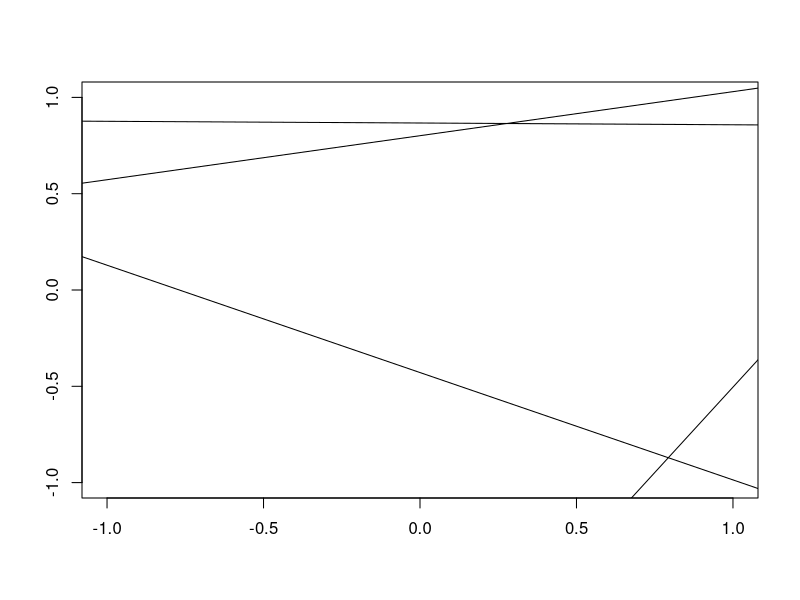
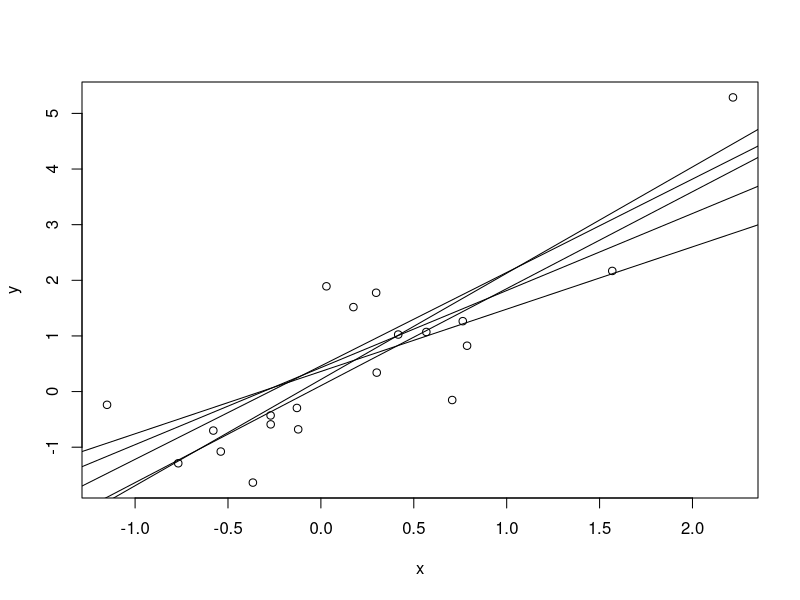

The R script that drew these images, in order: (Note: this script raises an error after producing the figures.)
## ------------------------------------------------------------------------
weight_distribution <- function(mu, S) {
  structure(list(mu = mu, S = S), class = "wdist")
}
  
prior_distribution <- function(a) {
  mu = c(0, 0)
  S = diag(1/a, nrow = 2, ncol = 2)
  weight_distribution(mu, S)
}

## ------------------------------------------------------------------------
sample_weights <- function(n, distribution) {
  MASS::mvrnorm(n = n, 
                mu = distribution$mu,
                Sigma = distribution$S)
}


## ---- sampling_prior, fig.cap="Samples from the prior of lines."---------
prior <- prior_distribution(1)
(w <- sample_weights(5, prior))

plot(c(-1, 1), c(-1, 1), type = 'n',
     xlab = '', ylab = '')
plot_lines <- function(w) {
  for (i in 1:nrow(w)) {
    abline(a = w[i, 1], b = w[i, 2])
  }
}
plot_lines(w)

## ------------------------------------------------------------------------
fit_posterior <- function(x, y, b, prior) {
  mu0 <- prior$mu
  S0 <- prior$S
  
  X <- matrix(c(rep(1, length(x)), x), ncol = 2)
  
  S <- solve(S0 + b * t(X) %*% X)
  mu <- S %*% (solve(S0) %*% mu0 + b * t(X) %*% y)
  
  weight_distribution(mu = mu, S = S)
}

## ---- sampling_posterior, fig.cap = "Samples of posterior lines."--------
x <- rnorm(20)
y <- 0.2 + 1.3 * x + rnorm(20)
plot(x, y)

posterior <- fit_posterior(x, y, 1, prior)
w <- sample_weights(5, posterior)
plot_lines(w)

## ---- echo=FALSE---------------------------------------------------------
rm(x) ; rm(y)

## ------------------------------------------------------------------------
x <- rnorm(5)
y <- 1.2 + 2 * x + rnorm(5)
model.matrix(y ~ x)

## ------------------------------------------------------------------------
d <- data.frame(x, y)

## ------------------------------------------------------------------------
model.matrix(y ~ x, data = d)

## ------------------------------------------------------------------------
model.matrix(y ~ x - 1, data = d)

## ------------------------------------------------------------------------
model.matrix(y ~ x + I(x**2), data = d)

## ------------------------------------------------------------------------
model.frame(y ~ x + I(x**2), data = d)

## ------------------------------------------------------------------------
model.response(model.frame(y ~ x + I(x**2), data = d))

## ------------------------------------------------------------------------
prior_distribution <- function(formula, a, data) {
  n <- ncol(model.matrix(formula, data = data))
  mu <- rep(0, n)
  S <- diag(1/a, nrow = n, ncol = n)
  weight_distribution(mu, S)
}

## ------------------------------------------------------------------------
fit_posterior <- function(formula, b, prior, data) {
  mu0 <- prior$mu
  S0 <- prior$S
  
  X <- model.matrix(formula, data = data)
  
  S <- solve(S0 + b * t(X) %*% X)
  mu <- S %*% (solve(S0) %*% mu0 + b * t(X) %*% y)
  
  weight_distribution(mu = mu, S = S)
}

## ------------------------------------------------------------------------
d <- {
  x <- rnorm(5)
  y <- 1.2 + 2 * x + rnorm(5)
  data.frame(x = x, y = y)
}

prior <- prior_distribution(y ~ x, 1, d)
posterior <- fit_posterior(y ~ x, 1, prior, d)
posterior

## ------------------------------------------------------------------------
prior <- prior_distribution(y ~ x + I(x**2), 1, d)
posterior <- fit_posterior(y ~ x + I(x**2), 1, prior, d)
posterior

## ------------------------------------------------------------------------
blm <- function(formula, b, data, prior = NULL, a = NULL) {
  
  if (is.null(prior)) {
    if (is.null(a)) stop("Without a prior you must provide a.")
    prior <- prior_distribution(formula, a, data)
    
  } else {
    if (inherits(prior, "blm")) {
      prior <- prior$prior
    }
  }
  if (!inherits(prior, "wdist")) {
    stop("The provided prior does not have the expected type.")
  }
  
  posterior <- fit_posterior(formula, b, prior, data)
  
  structure(
    list(formula = formula,
         data = model.frame(formula, data),
         dist = posterior,
         call = match.call()),
    class = "blm"
  )
}

## ------------------------------------------------------------------------
print.blm <- function(x, ...) {
  print(x$call)
}

## ------------------------------------------------------------------------
(model <- blm(y ~ x + I(x**2), a = 1, b = 1, data = d))

## ------------------------------------------------------------------------
coef.blm <- function(object, ...) {
  t(object$dist$mu)
}
coef(model)

## ------------------------------------------------------------------------
confint.blm <- function(object, parm, level = 0.95, ...) {
  if (missing(parm)) {
    parm <- rownames(object$dist$mu)
  }
  
  means <- object$dist$mu[parm,]
  sds <- sqrt(diag(object$dist$S)[parm])
  
  lower_q <- qnorm(p = (1-level)/2, 
                   mean = means, 
                   sd = sds)
  upper_q <- qnorm(p = 1 - (1-level)/2, 
                   mean = means, 
                   sd = sds)
  
  quantiles <- cbind(lower_q, upper_q)
  quantile_names <- paste(
    100 * c((1-level)/2, 1 - (1 -level)/2),
    "%",
    sep = ""
    )
  colnames(quantiles) <- quantile_names
  
  quantiles
}

confint(model)

## ------------------------------------------------------------------------
rm(x) ; rm(y)

## ------------------------------------------------------------------------
model.matrix(y ~ x + I(x**2), data = d)

## ------------------------------------------------------------------------
dd <- data.frame(x = rnorm(5))
model.matrix(y ~ x + I(x**2), data = dd)

## ------------------------------------------------------------------------
model.matrix(delete.response(terms(y ~ x)), data = dd)

## ------------------------------------------------------------------------
predict.blm <- function(object, newdata, ...) {
  updated_terms <- delete.response(terms(object$formula))
  X <- model.matrix(updated_terms, data = newdata)
  
  predictions <- vector("numeric", length = nrow(X))
  for (i in seq_along(predictions)) {
    predictions[i] <- t(object$dist$mu) %*% X[i,]
  }
  predictions
}

predict(model, d)

## ----true-versus-predicted, fig.cap = "True versus predicted values"-----
d <- {
  x <- rnorm(50)
  y <- 0.2 + 1.4 * x + rnorm(50)
  data.frame(x = x, y = y)
}
model <- blm(y ~ x, d, a = 1, b = 1)
plot(d$y, predict(model, d),
     xlab = "True responses",
     ylab = "Predicted responses")

## ------------------------------------------------------------------------
fitted.blm <- function(object, ...) {
  predict(object, newdata = object$data, ...)
}

## ---- echo=FALSE---------------------------------------------------------
blm <- function(formula, b, data, prior = NULL, a = NULL) {
  
  if (is.null(prior)) {
    if (is.null(a)) stop("Without a prior you must provide a.")
    prior <- prior_distribution(formula, a, data)
    
  } else {
    if (inherits(prior, "blm")) {
      prior <- prior$prior
    }
  }
  if (!inherits(prior, "wdist")) {
    stop("The provided prior does not have the expected type.")
  }
  
  posterior <- fit_posterior(formula, b, prior, data)
  
  structure(
    list(formula = formula,
         data = model.frame(formula, data),
         dist = posterior,
         precision = b,
         call = match.call()),
    class = "blm"
  )
}

## ------------------------------------------------------------------------
predict.blm <- function(object, newdata, 
                        intervals = FALSE,
                        level = 0.95,
                        ...) {
  
  updated_terms <- delete.response(terms(object$formula))
  X <- model.matrix(updated_terms, data = newdata)
  
  predictions <- vector("numeric", length = nrow(X))
  for (i in seq_along(predictions)) {
    predictions[i] <- t(object$dist$mu) %*% X[i,]
  }
  
  if (!intervals) return(predictions)
  
  S <- model$dist$S
  b <- model$precision
  sds <- vector("numeric", length = nrow(X))
  for (i in seq_along(predictions)) {
    sds[i] <- sqrt(1/b + t(X[i,]) %*% S %*% X[i,])
  }

  lower_q <- qnorm(p = (1-level)/2, 
                   mean = predictions, 
                   sd = sds)
  upper_q <- qnorm(p = 1 - (1-level)/2, 
                   mean = predictions, 
                   sd = sds)
  
  intervals <- cbind(lower_q, predictions, upper_q)
  colnames(intervals) <- c("lower", "mean", "upper")
  as.data.frame(intervals)
}

model <- blm(y ~ x, d, a = 1, b = 1)

## ----predictions-with-intervals, fig.cap = "Predictions versus true values with confidence intervals."----
require(ggplot2)
predictions <- fitted(model, intervals = TRUE)
ggplot(cbind(data.frame(y = d$y), predictions),
       aes(x = y, y = mean)) +
  geom_point() +
  geom_errorbar(aes(ymin = lower, ymax = upper)) +
  geom_abline(slope = 1) + 
  xlab("True responses") +
  ylab("Predictions") +
  theme_minimal()

